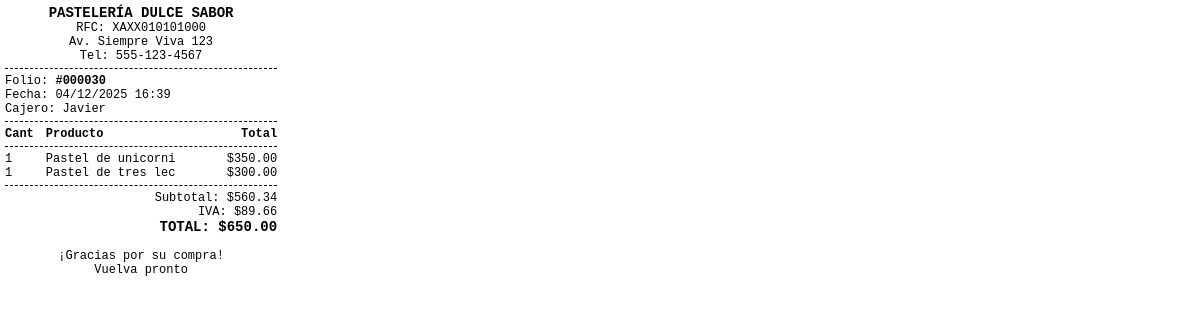
The page /ticket.php?folio=30 on the database its author committed.
### tables this page shows
CREATE TABLE `ventas` (
  `id` int(10) UNSIGNED NOT NULL,
  `fecha` datetime NOT NULL DEFAULT current_timestamp(),
  `id_usuario` int(10) UNSIGNED NOT NULL,
  `subtotal` decimal(10,2) DEFAULT NULL,
  `iva` decimal(10,2) DEFAULT NULL,
  `total` decimal(10,2) DEFAULT NULL
);

CREATE TABLE `usuarios` (
  `id` int(10) UNSIGNED NOT NULL,
  `nombre` varchar(100) NOT NULL,
  `correo` varchar(120) NOT NULL,
  `contrasena` varchar(255) NOT NULL,
  `rol` enum('admin','usuario') NOT NULL DEFAULT 'usuario',
  `activo` tinyint(1) NOT NULL DEFAULT 1,
  `creado_en` timestamp NOT NULL DEFAULT current_timestamp()
);

CREATE TABLE `ventas_det` (
  `id` int(10) UNSIGNED NOT NULL,
  `id_venta` int(10) UNSIGNED NOT NULL,
  `id_item` int(10) UNSIGNED NOT NULL,
  `cantidad` int(10) UNSIGNED NOT NULL,
  `precio_unitario` decimal(10,2) NOT NULL,
  `total` decimal(10,2) NOT NULL
);

CREATE TABLE `items` (
  `id` int(10) UNSIGNED NOT NULL,
  `codigo` varchar(50) NOT NULL,
  `nombre` varchar(150) NOT NULL,
  `descripcion` text DEFAULT NULL,
  `precio` decimal(10,2) NOT NULL,
  `id_proveedor` int(10) UNSIGNED DEFAULT NULL,
  `activo` tinyint(1) NOT NULL DEFAULT 1,
  `creado_en` timestamp NOT NULL DEFAULT current_timestamp(),
  `imagen` varchar(255) DEFAULT 'default.png'
);

### ticket.php (the view, shortened to what this page needs)
<?php
require 'db.php';
$folio = $_GET['folio'];
$sqlVenta = "SELECT v.*, u.nombre as cajero
             FROM ventas v
             JOIN usuarios u ON v.id_usuario = u.id
             WHERE v.id = ?";
$stmt = $conn->prepare($sqlVenta);
$stmt->bind_param("i", $folio);
$stmt->execute();
$resVenta = $stmt->get_result();
$venta = $resVenta->fetch_assoc();
$sqlDetalles = "SELECT d.*, i.nombre
                FROM ventas_det d
                JOIN items i ON d.id_item = i.id
                WHERE d.id_venta = ?";
$stmt2 = $conn->prepare($sqlDetalles);
$stmt2->bind_param("i", $folio);
$stmt2->execute();
$detalles = $stmt2->get_result();
?>
<!DOCTYPE html>
<html lang="es">
<head>
</head>
<body onload="window.print(); setTimeout(window.close, 1000);">
    <div class="header">
        <span class="bold" style="font-size: 14px;">PASTELERÍA DULCE SABOR</span><br>
        RFC: XAXX010101000<br>
        Av. Siempre Viva 123<br>
        Tel: 555-123-4567
    </div>
    <div class="divider"></div>
    <div>
        Folio: <strong>#<?= str_pad($venta['id'], 6, "0", STR_PAD_LEFT) ?></strong><br>
        Fecha: <?= date('d/m/Y H:i', strtotime($venta['fecha'])) ?><br>
        Cajero: <?= $venta['cajero'] ?>
    </div>
    <div class="divider"></div>
    <div class="row bold">
        <span class="col-cant">Cant</span>
        <span class="col-desc">Producto</span>
        <span class="col-imp">Total</span>
    </div>
    <div class="divider"></div>
    <?php while($item = $detalles->fetch_assoc()): ?>
    <div class="row">
        <span class="col-cant"><?= $item['cantidad'] ?></span>
        <span class="col-desc"><?= substr($item['nombre'], 0, 18) ?></span>
        <span class="col-imp">$<?= number_format($item['total'], 2) ?></span>
    </div>
    <?php endwhile; ?>
    <div class="divider"></div>
    <div class="text-right">
        Subtotal: $<?= number_format($venta['subtotal'], 2) ?><br>
        IVA: $<?= number_format($venta['iva'], 2) ?><br>
        <span class="bold" style="font-size: 14px;">TOTAL: $<?= number_format($venta['total'], 2) ?></span>
    </div>
    <br>
    <div class="footer">
        ¡Gracias por su compra!<br>
        Vuelva pronto
    </div>
</body>
</html>

### ticket.php (style rules this page uses)
body { font-family: 'Courier New', Courier, monospace; font-size: 12px; margin: 0; padding: 5px; width: 72mm; }
.header, .footer { text-align: center; }
.bold { font-weight: bold; }
.divider { border-top: 1px dashed black; margin: 5px 0; }
.row { display: flex; justify-content: space-between; }
.col-cant { width: 15%; text-align: left; }
.col-desc { width: 55%; text-align: left; white-space: nowrap; overflow: hidden; text-overflow: ellipsis; }
.col-imp { width: 30%; text-align: right; }
.text-right { text-align: right; }

### rows shown on the page
ventas: id "000030", fecha "04/12/2025 16:39", id_usuario.nombre "Javier", subtotal "560.34", iva "89.66", total "650.00"
ventas_det: cantidad "1", id_item.nombre "Pastel de unicorni", total "350.00"
ventas_det: cantidad "1", id_item.nombre "Pastel de tres lec", total "300.00"
